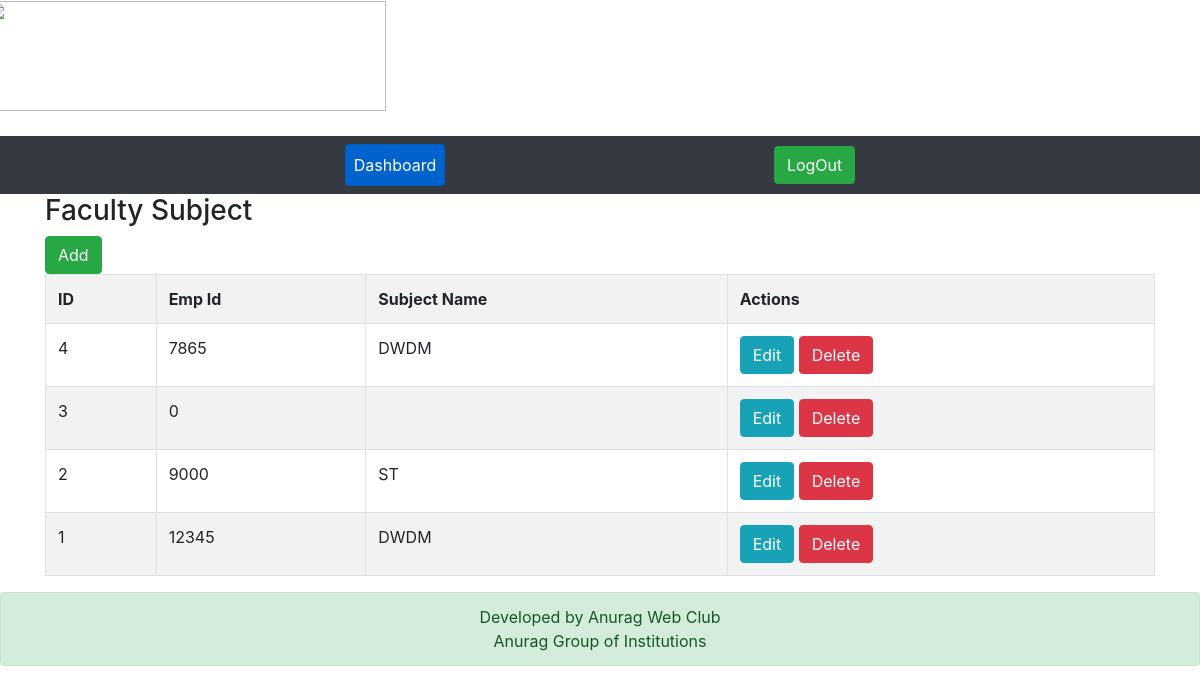
The page /index.php/faculty_subject on the database as committed earlier.
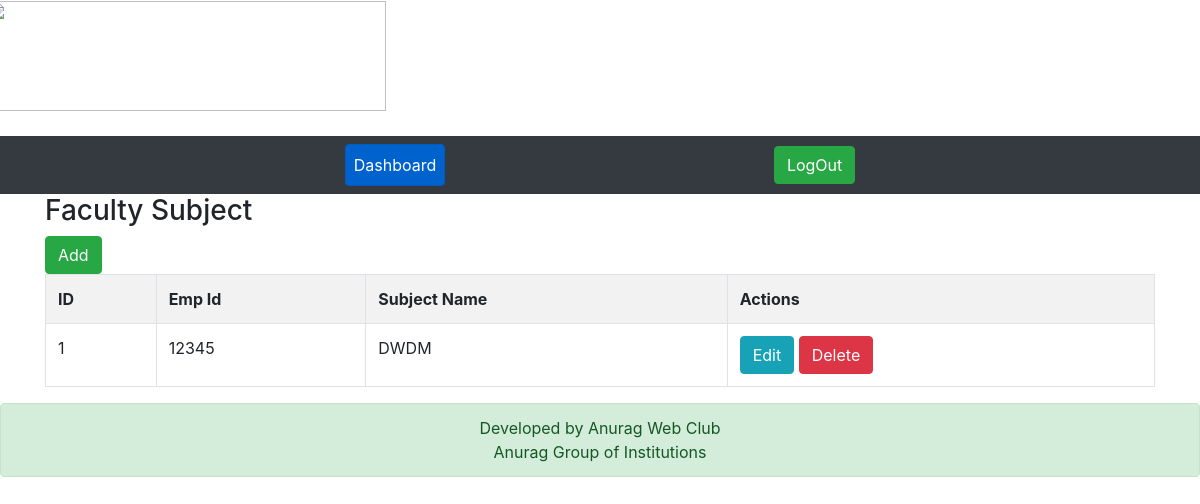
The same page on the database as committed later.
### tables this page shows
CREATE TABLE IF NOT EXISTS `faculty_subject` (
  `id` int(11) NOT NULL AUTO_INCREMENT,
  `emp_id` int(11) NOT NULL,
  `subject_name` varchar(100) NOT NULL,
  PRIMARY KEY (`id`)
);

### application/controllers/Faculty_subject.php (called while the page is built, shortened)
<?php
class Faculty_subject extends CI_Controller{
    function __construct()
    {
        $this->load->model('Faculty_subject_model');
    }
    function index()
    {
        $data['faculty_subject'] = $this->Faculty_subject_model->get_all_faculty_subject();
        $data['heading'] = 'Faculty Subject';
        $data['_view'] = 'faculty_subject/index';
        $this->load->view('layouts/main',$data);
    }
}

### index.php (called while the page is built, shortened)
<?php
require_once BASEPATH.'core/CodeIgniter.php';

### application/models/Faculty_subject_model.php (called while the page is built, shortened)
<?php
class Faculty_subject_model extends CI_Model
{
    function get_all_faculty_subject()
    {
        $this->db->order_by('id', 'desc');
        return $this->db->get('faculty_subject')->result_array();
    }
}

### application/views/faculty_subject/index.php (the view)
<div class="pull-right">
	<a href="<?php echo site_url('faculty_subject/add'); ?>" class="btn btn-success">Add</a>
</div>
<table class="table table-striped table-bordered">
    <tr>
		<th>ID</th>
		<th>Emp Id</th>
		<th>Subject Name</th>
		<th>Actions</th>
    </tr>
	<?php foreach($faculty_subject as $f){ ?>
    <tr>
		<td><?php echo $f['id']; ?></td>
		<td><?php echo $f['emp_id']; ?></td>
		<td><?php echo $f['subject_name']; ?></td>
		<td>
            <a href="<?php echo site_url('faculty_subject/edit/'.$f['id']); ?>" class="btn btn-info btn-xs">Edit</a>
            <a href="<?php echo site_url('faculty_subject/remove/'.$f['id']); ?>" class="btn btn-danger btn-xs">Delete</a>
        </td>
    </tr>
	<?php } ?>
</table>

Rows that differ between the two databases and show on the page:
removed faculty_subject: id "4", emp "7865", subject_name "DWDM"
removed faculty_subject: id "3", emp "0"
removed faculty_subject: id "2", emp "9000", subject_name "ST"
